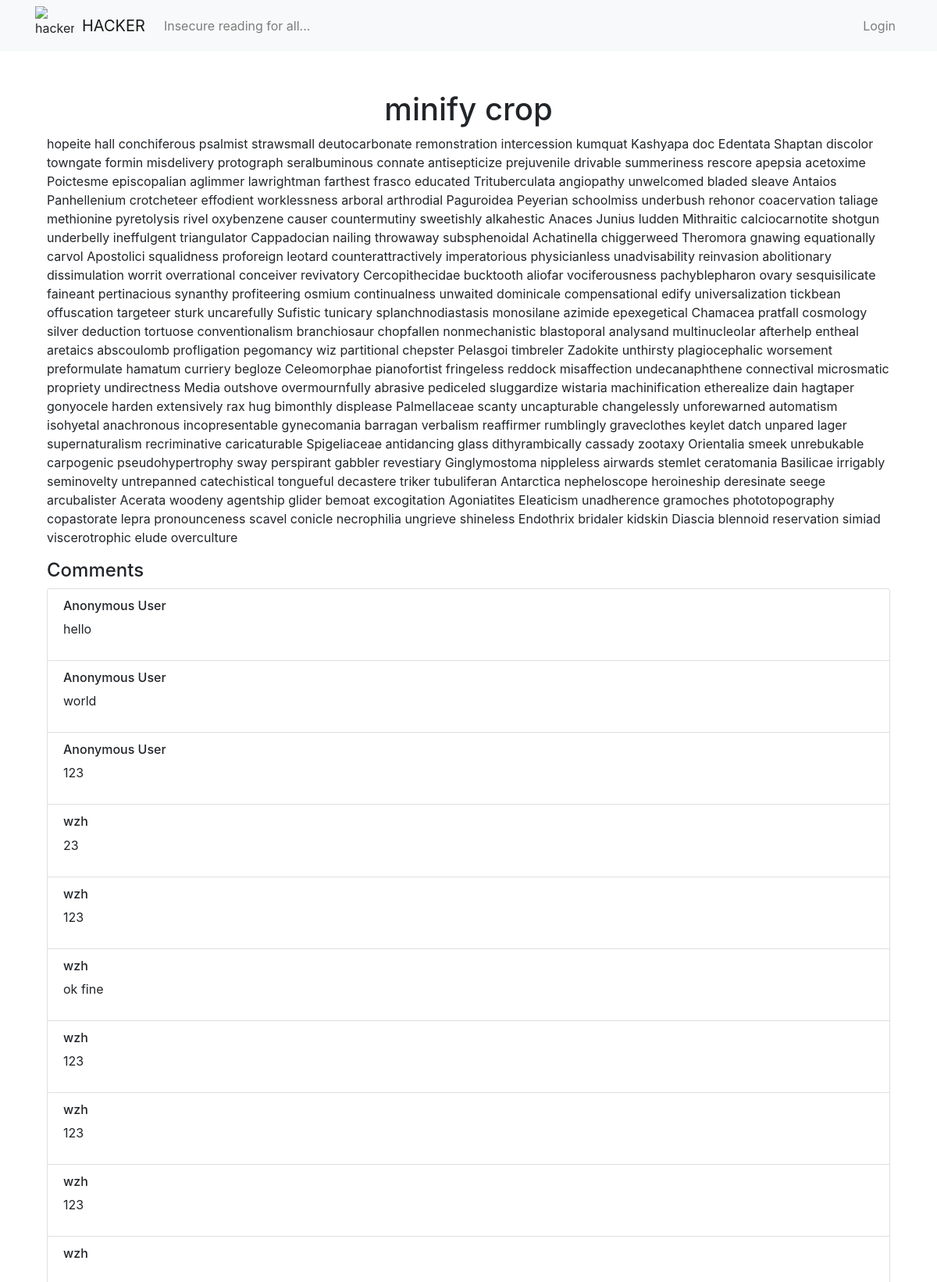
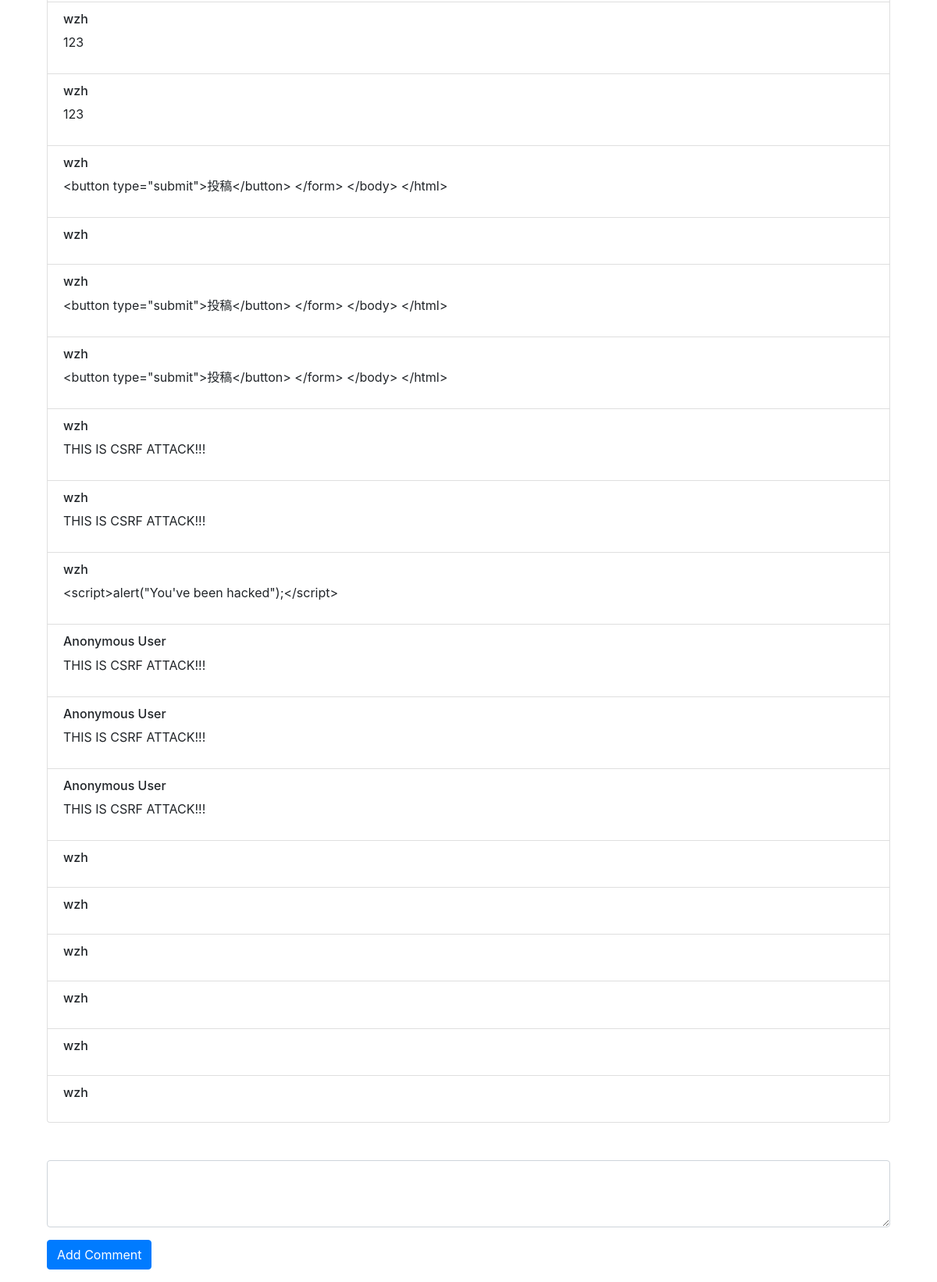
/posts/1, run on the app's committed database (2 pictures, top to bottom).
### home/models.py (models this page shows, shortened)
class Post(models.Model):
    title = models.CharField(max_length=64)
    category = models.CharField(max_length=16)
    content = models.TextField()
    date_posted = models.DateField(default=DEFAULT_DATE)

class Comment(models.Model):
    post = models.ForeignKey(Post, on_delete=models.CASCADE)
    author = models.ForeignKey(User, on_delete=models.CASCADE, blank=True, null=True)
    content = models.CharField(max_length=256)

### home/views.py (the view)
# urls.py: path('posts/<str:post_id>', ReadPost.as_view(), name='read-post'),
class ReadPost(View):
    template_name = 'home/read_post.html'
    context = {}
    def get(self, request, post_id):
        post = Post.objects.get(id=post_id)
        comments = Comment.objects.all().filter(post=post)
        self.context['post'] = post
        self.context['comments'] = comments
        return render(request, template_name=self.template_name, context=self.context)

### templates/home/read_post.html (shortened to what this page needs)
{% extends 'base.html' %}
{% block content %}
    <div class="container" style="margin-top: 50px;">
        <h1 class="text-center">{{ post.title }}</h1>
        <p>{{ post.content }}</p>
        <h4>Comments</h4>
        <ul class="list-group">
            {% for comment in comments %}
                <li class="list-group-item">
                    {% if comment.author %}
                        <h6>{{ comment.author }}</h6>
                        <p>{{ comment.content }}</p>
                    {% else %}
                        <h6>Anonymous User</h6>
                        <p>{{ comment.content|safe }}</p>
                    {% endif %}
                </li>
            {% endfor %}
        </ul>
        <form method="POST" action="/add-comment" class="mt-5">
            <div class="form-group">
                <textarea class="form-control" name="comment-textarea" id="comment-textarea" rows="3"></textarea>
                <button class="btn btn-primary mt-3" type="submit">Add Comment</button>
            </div>
        </form>
    </div>
{% endblock %}

### data on the page
Post: title "minify crop", content "hopeite hall conchiferous psalmist strawsmall deutocarbonate remonstration intercession kumquat Kashyapa doc Edentata Shaptan discolor towngate formin misdelivery protograph seralbuminous connate antisepticize prejuvenile drivable summeriness rescore apepsia acetoxime Poictesme episcopalian aglimmer lawrightman farthest frasco educated Trituberculata angiopathy unwelcomed bladed sleave Antaios Panhellenium crotcheteer effodient worklessness arboral arthrodial Paguroidea Peyerian schoolmiss underbush rehonor coacervation taliage methionine pyretolysis rivel oxybenzene causer countermutiny sweetishly alkahestic Anaces Junius ludden Mithraitic calciocarnotite shotgun underbelly ineffulgent…"
Comment: content "hello"
Comment: content "world"
Comment: content "123"
Comment: author "wzh", content "23"
Comment: author "wzh", content "123"
Comment: author "wzh", content "ok fine"
Comment: author "wzh", content "123"
Comment: author "wzh", content "123"
Comment: author "wzh", content "123"
Comment: author "wzh"
Comment: author "wzh", content "123"
Comment: author "wzh", content "123"
Comment: author "wzh", content "<button type=\"submit\">投稿</button> </form> </body> </html>"
Comment: author "wzh"
Comment: author "wzh", content "<button type=\"submit\">投稿</button> </form> </body> </html>"
Comment: author "wzh", content "<button type=\"submit\">投稿</button> </form> </body> </html>"
Comment: author "wzh", content "THIS IS CSRF ATTACK!!!"
Comment: author "wzh", content "THIS IS CSRF ATTACK!!!"
Comment: author "wzh", content "<script>alert(\"You've been hacked\");</script>"
Comment: content "THIS IS CSRF ATTACK!!!"
Comment: content "THIS IS CSRF ATTACK!!!"
Comment: content "THIS IS CSRF ATTACK!!!"
Comment: author "wzh"
Comment: author "wzh"
Comment: author "wzh"
Comment: author "wzh"
Comment: author "wzh"
Comment: author "wzh"
